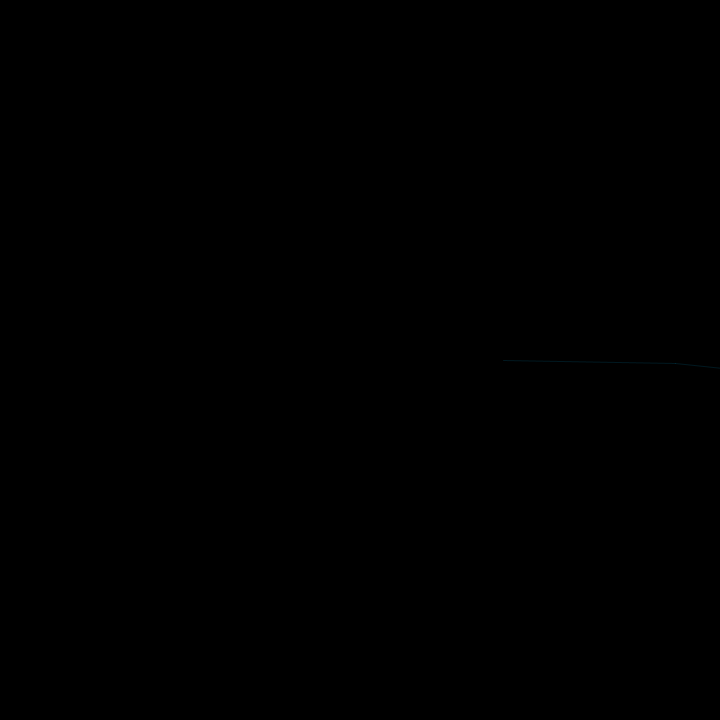
Frame 1 (no input)
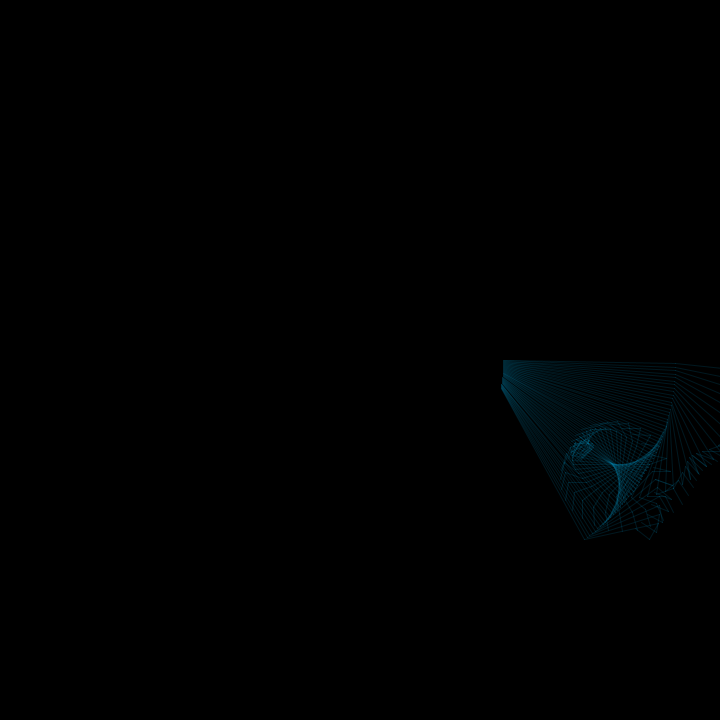
Frame 60 (the mouse pressed at the canvas centre just before this capture)
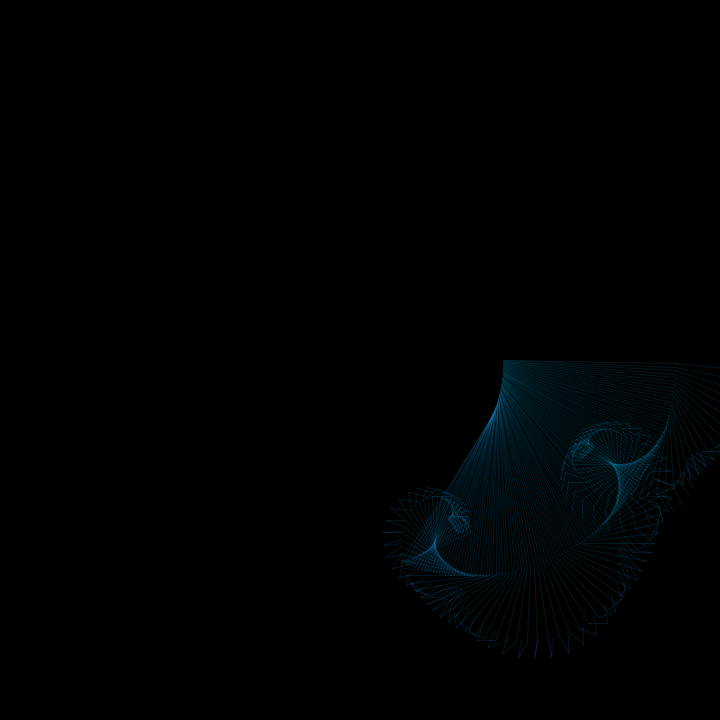
Frame 120 (the mouse held since frame 60 and released just before this capture)

The Processing sketch that drew these frames (run headless with seeded random() and noise(); from frame 60 on, the mouse is pressed at the canvas centre):

// Processing sketch: processing_151860
// ── processing_151860.pde

float raggio1 = 144;  // lunghezza del 1Â° segmento 
float raggio2 = 172;   // lunghezza del 2Â° segmento
float raggio3 = 76;   // lunghezza del 3Â° segmento
float raggio4 = 18;   // lunghezza del 4Â° segmento
float raggio5 = 18;   // lunghezza del 4Â° segmento
float raggio6 = 10;

float passoAngolo1 = PI/937;  // velocita' di rotazione del 1Â° segmento
float passoAngolo2 = PI/177;  // velocita' di rotazione del 2Â° segmento
float passoAngolo3 = PI/31;   // velocita' di rotazione del 3Â° segmento
float passoAngolo4 = PI/9;    // velocita' di rotazione del 4Â° segmento
float passoAngolo5 = PI/50;
float passoAngolo6 = PI/53;

color viola = color(136, 0, 205, 50);
color red = color(0, 153, 205, 40);

void setup()
{
  size(720,720);
  stroke(0,40);
  background(0);
  frameRate(60);
}

void draw () 
{
  // Centro dell'area di visualizzazione
  float c0x = 360;
  float c0y = 360;
  
  // Calcola l'estremita' finale del 1Â° segmento
  float angolo1 = frameCount*passoAngolo1;
  float c1x = c0x + cos(angolo1)*raggio1;
  float c1y = c0y + sin(angolo1)*raggio1;
  
  // Calcola l'estremita' finale del 2Â° segmento
  float angolo2 = frameCount*passoAngolo2;
  float c2x = c1x + cos(angolo2)*raggio2;
  float c2y = c1y + sin(angolo2)*raggio2;
  
  // Calcola l'estremita' finale del 3Â° segmento
  float angolo3 = frameCount*passoAngolo3;
  float c3x = c2x + cos(angolo3)*raggio3;
  float c3y = c2y + sin(angolo3)*raggio3;
  
  // Calcola l'estremita' finale del 4Â° segmento
  float angolo4 = frameCount*passoAngolo4;
  float c4x = c3x + cos(angolo4)*raggio4;
  float c4y = c3y + sin(angolo4)*raggio4;

  // Calcola l'estremita' finale del 5Â° segmento
  float angolo5 = frameCount*passoAngolo5;
  float c5x = c4x + cos(angolo5)*raggio5;
  float c5y = c4y + sin(angolo5)*raggio5;
  
  // Calcola l'estremita' finale del 6Â° segmento
  float angolo6 = frameCount*passoAngolo6;
  float c6x = c5x + cos(angolo6)*raggio6;
  float c6y = c5y + sin(angolo6)*raggio6;
  
  //++ Calcolare le coordinate cromatiche usando i valori 
  //   presenti o ricavati da altre funzioni non randomiche

  //++ Impostare il colore dei tre segmenti
  //   eventualmente con colori diversi
  
  color middle = lerpColor(viola, red, cos(angolo1));
  stroke(middle);
  
  // Disegna il 2Â°, il 3Â° e il 4Â° segmento
  line(c1x,c1y, c2x,c2y);  
  line(c2x,c2y, c3x,c3y); 
  line(c3x,c3y, c4x,c4y);
  line(c4x,c4y, c5x,c5y);
}
